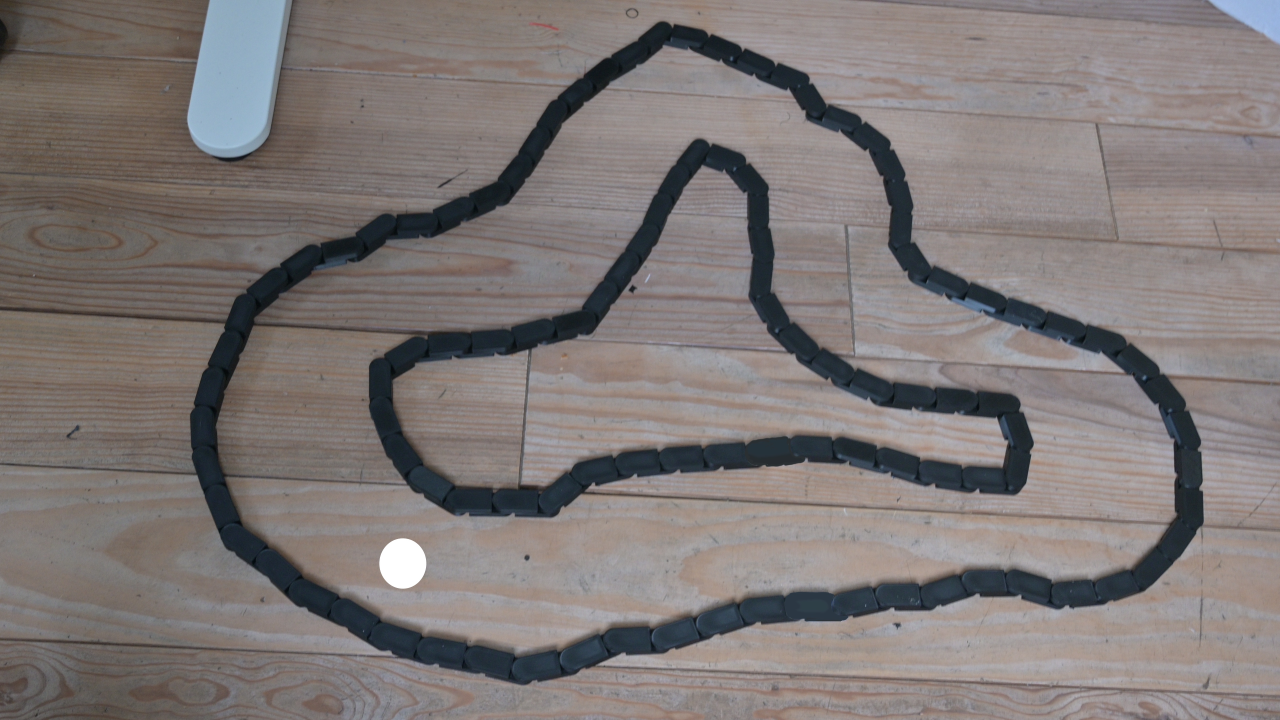
#> input picture CPP_Complete/HelpFiles/OLD_CPP_Project/old_project/Simulation/Image1.jpg, 3840 x 2160 px (shown at 1/3 size)
$ python -i autonomous_centerline_controller_pure_pursuit_delay_fixed.py   (imports and definitions only)
#> lines starting #> are read from the running program, lines starting #| are printed output that depends on the picture; after the words box and inside, x2 and y2 are one past the last pixel; in counts of white or black regions, pixels touching at a corner belong together
#> further down, picture is the input picture: shape (2160, 3840, 3); mean B, G, R 118, 119.3, 126
"""
autonomous_centerline_controller.py
===================================
One-file autonomous controller for the BLE RC car.

What this file does:
- connects to the car over BLE (or runs with --no-ble)
- runs the same vision tracker / centerline logic as your current collector
- computes autonomous steering + speed from the live tracked pose
- sends BLE packets directly to the car
- logs both drive commands and tracker signals to CSV

Run with BLE:
    python autonomous_centerline_controller.py --address ED:5C:23:84:48:8D

Run without BLE:
    python autonomous_centerline_controller.py --no-ble

CV window keys:
    M = build centerline from current frame
    R = start/stop logging
    A = toggle autonomous mode on/off
    V = toggle mask view
    L = toggle lighting mode
    D = debug overlay
    Q = quit
"""

import argparse
import asyncio
import csv
import math
import os
import queue
import sys
import threading
import time
from pathlib import Path
from typing import Optional
import re

try:
    from bleak import BleakClient, BleakScanner
    from bleak.exc import BleakDeviceNotFoundError
except ImportError:
    BleakClient = None
    BleakScanner = None
    BleakDeviceNotFoundError = None

try:
    import cv2
    import numpy as np
    from scipy.spatial import cKDTree
    HAS_CV = True
except ImportError as _e:
    HAS_CV = False
    print(f"[WARN] Vision disabled: {_e}  (pip install opencv-python numpy scipy)")
    sys.exit(1)

# =============================================================================
# BLE packet layer
# =============================================================================

WRITE_UUID = "6e400002-b5a3-f393-e0a9-e50e24dcca9e"
HEADER = bytes.fromhex("bf0a00082800")
TAIL = 0x4E
BRAKE_PACKET = bytes.fromhex("bf0a000828000000000000000100ba")
IDLE_PACKET = bytes.fromhex("bf0a0008280000000000000000004e")

B_PER_DEG = 16000.0 / 90.0
CONTROL_HZ = 20.0


def s16le(v: float) -> bytes:
    iv = max(-32768, min(32767, int(round(v))))
    return iv.to_bytes(2, byteorder="little", signed=True)


def build_packet(a: float, b: float, c: float) -> bytes:
    return HEADER + s16le(a) + s16le(b) + s16le(c) + s16le(0) + bytes([TAIL])


class DummyBleClient:
    def __init__(self):
        self.is_connected = True

    async def write_gatt_char(self, uuid, data, response=False):
        return None


def _looks_like_mac(s: str) -> bool:
    return bool(re.fullmatch(r"([0-9A-Fa-f]{2}:){5}[0-9A-Fa-f]{2}", s or ""))


def _looks_like_uuid(s: str) -> bool:
    return bool(re.fullmatch(r"[0-9A-Fa-f]{8}-[0-9A-Fa-f]{4}-[0-9A-Fa-f]{4}-[0-9A-Fa-f]{4}-[0-9A-Fa-f]{12}", s or ""))


def _normalize_mac(s: str) -> str:
    return re.sub(r"[^0-9A-Fa-f]", "", s or "").lower()


# [6 lines not run here, left out]


# [8 lines left out: function _print_ble_devices, not called in this run]


# [55 lines not run here, left out]


# =============================================================================
# Shared state
# =============================================================================

state = {
    "speed": 0.0,
    "turn_deg": 0.0,
    "target_deg": 0.0,
    "max_deg": 12.0,
    "steer_smooth": 55.0,
    "ratio": 0.80,
    "c_sign": -1.0,
    "max_speed": 6000.0,
    "speed_step": 90.0,
    "speed_k": 0.03,
    "braking": False,
    "logging": False,
    "log_path": "",
    "auto_enabled": True,
    "auto_steer_sign": 1.0,
    "last_good_theta": None,
    "v_ref_raw": 0.0,
    "delta_cmd": 0.0,
    "status": "INIT",
    "last_e_lat": 0.0,
    "last_e_head_deg": 0.0,
    "last_track_t": 0.0,
    "flip_centerline": False,
    "drive_bias_deg": 0.0,
    "last_delta_for_speed": 0.0,
    "pp_target_x": float("nan"),
    "pp_target_y": float("nan"),
    "pp_alpha_deg": 0.0,
    "pp_lookahead_px": 0.0,
    "e_lat_filt": 0.0,
    "pp_alpha_filt": 0.0,
    "e_lat_rate_filt": 0.0,
    "pp_alpha_rate_filt": 0.0,
}

ble_client = None
log_file = None
log_writer = None
_cv_stop = threading.Event()
_new_centerline = [None]


# =============================================================================
# Utility helpers
# =============================================================================

def clamp(v: float, lo: float, hi: float) -> float:
    return max(lo, min(hi, v))


def sign_nonzero(v: float) -> float:
    return -1.0 if v < 0 else 1.0


def wrap_pi(a: float) -> float:
    return (a + math.pi) % (2.0 * math.pi) - math.pi


# [14 lines left out: function compute_abc, not called in this run]


# =============================================================================
# Logging
# =============================================================================

_VISION_FIELDS = [
    "t_ms", "dt_ms", "mode", "used_meas", "holding",
    "meas_cx", "meas_cy",
    "kf_x", "kf_y", "kf_vx", "kf_vy",
    "blend_x", "blend_y", "ctrl_x", "ctrl_y",
    "blend_src", "blend_a", "speed_px_s",
    "theta_deg", "theta_src", "step_px",
    "mu_cv", "mu_ct", "omega_deg_s",
    "e_lat", "e_head_deg",
]

_DRIVE_FIELDS = [
    "timestamp", "a_sent", "speed_raw", "speed_drop",
    "turn_deg", "target_deg", "b_val", "c_val", "cb_ratio_live",
    "ratio_setting", "c_sign", "max_deg", "steer_smooth",
    "max_speed", "speed_step", "speed_k", "braking",
    "auto_enabled", "auto_speed_cmd", "auto_delta_cmd", "auto_status",
]

_vision_lock = threading.Lock()
_vision = {
    "t_ms": 0, "dt_ms": 0.0, "mode": "GLOBAL",
    "used_meas": False, "holding": False,
    "meas_cx": -1, "meas_cy": -1,
    "kf_x": 0.0, "kf_y": 0.0, "kf_vx": 0.0, "kf_vy": 0.0,
    "blend_x": 0.0, "blend_y": 0.0, "ctrl_x": 0.0, "ctrl_y": 0.0,
    "blend_src": "NONE", "blend_a": 0.0, "speed_px_s": 0.0,
    "theta_deg": float("nan"), "theta_src": "NONE", "step_px": 0.0,
    "mu_cv": 0.5, "mu_ct": 0.5, "omega_deg_s": 0.0,
    "e_lat": float("nan"), "e_head_deg": float("nan"),
    "pp_target_x": float("nan"), "pp_target_y": float("nan"),
    "pp_alpha_deg": float("nan"), "pp_lookahead_px": 0.0,
}


# [92 lines left out: functions log_row, start_logging, stop_logging, not called in this run]


# =============================================================================
# Vision settings and helpers
# =============================================================================

CAM_INDEX = 0
FRAME_W = 1280
FRAME_H = 720
VIDEO_FILE = None
CENTERLINE_CSV = "centerline.csv"

MOG2_HISTORY = 500
MOG2_VAR_THRESHOLD = 16
MOG2_SHADOWS = False
THRESH_FG = 200
OPEN_K = 5
CLOSE_K = 7
OPEN_IT = 1
CLOSE_IT = 2
MIN_AREA = 250
MAX_AREA = 250000
MIN_WH = 10
MAX_WH = 900
MIN_MOTION_PIXELS = 120
ROI_HALF_SIZE = 180
ROI_MARGIN = 20
ROI_FAIL_TO_GLOBAL = 10
GLOBAL_SEARCH_EVERY = 8
HOLD_AFTER_NO_MEAS = 3
RESET_VEL_AFTER_HOLD = True

CV_ACC_SIGMA = 200.0
CT_ACC_SIGMA = 30.0
CT_OMEGA_SIGMA = 0.3
CT_OMEGA_MAX = 6.0
CT_OMEGA_INIT_VAR = 0.01
MEAS_SIGMA_PX = 8.0
IMM_P_STAY_CV = 0.97
IMM_P_STAY_CT = 0.92
IMM_MU0 = [0.8, 0.2]

MEAS_GATE_PX = 70.0
MEAS_ALPHA_SLOW = 0.65
MEAS_ALPHA_FAST = 0.88
FAST_SPEED_PX_S = 450.0
MOTION_WINDOW = 1
MIN_STEP_DIST = 1.2
EMA_ALPHA_SLOW = 0.28
EMA_ALPHA_FAST = 0.70
PREDICT_DT_MIN = 0.060
PREDICT_DT_MAX = 0.180
MIN_SPEED_FOR_VEL_HEADING = 8.0
MIN_SPEED_FOR_PREDICT = 5.0
NEAREST_WIN = 40
HEADING_LEN = 90

MAP_N_SAMPLES = 1200
MAP_SMOOTH_WIN = 31
MAP_CLEAN_CLOSE_K = 31
MAP_CLEAN_CLOSE_ITER = 1
MAP_CLEAN_OPEN_K = 7
MAP_CLEAN_OPEN_ITER = 1
MAP_CLEAN_MAX_HOLE = 5000
MAP_CENTER_CLOSE_K = 7
MAP_CENTER_CLOSE_ITER = 2


class _LightingMode:
    MODES = ["AUTO_CLAHE", "NONE", "EQUALIZE", "GAMMA_BRIGHT", "GAMMA_DARK"]
    _idx = 0

    @classmethod
    def current(cls):
        return cls.MODES[cls._idx]

    # [4 lines left out: function next, not called in this run]


def _preprocess_lighting(bgr):
    mode = _LightingMode.current()
    if mode == "NONE":
        return bgr
    if mode == "EQUALIZE":
        lab = cv2.cvtColor(bgr, cv2.COLOR_BGR2LAB)
        l, a, b = cv2.split(lab)
        l = cv2.equalizeHist(l)
        return cv2.cvtColor(cv2.merge([l, a, b]), cv2.COLOR_LAB2BGR)
    if mode == "GAMMA_BRIGHT":
        lut = (np.power(np.arange(256) / 255.0, 0.5) * 255).astype(np.uint8)
        return lut[bgr]
    if mode == "GAMMA_DARK":
        lut = (np.power(np.arange(256) / 255.0, 1.8) * 255).astype(np.uint8)
        return lut[bgr]
    lab = cv2.cvtColor(bgr, cv2.COLOR_BGR2LAB)
#> lab: shape (2160, 3840, 3); mean of channels 0, 1, 2 128.3, 130.4, 129.6
    l, a, b = cv2.split(lab)
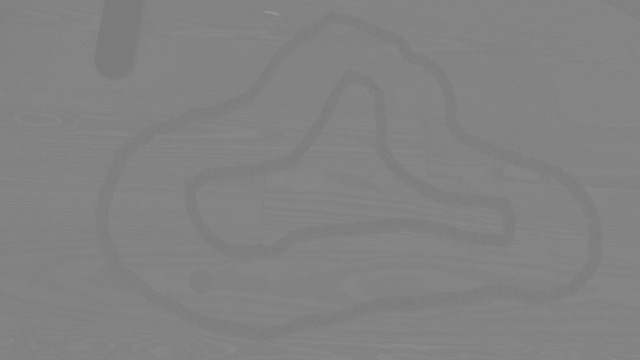
#> a: shape (2160, 3840) (shown at 1/6 size); min 120, max 158, mean 130.4
    clahe = cv2.createCLAHE(clipLimit=3.0, tileGridSize=(8, 8))
    l = clahe.apply(l)
    return cv2.cvtColor(cv2.merge([l, a, b]), cv2.COLOR_LAB2BGR)


# [20 lines left out: functions _draw_arrow, _ema_angle, not called in this run]


def _adaptive_alpha(speed):
    t = clamp(speed / FAST_SPEED_PX_S, 0.0, 1.0)
    return (1 - t) * EMA_ALPHA_SLOW + t * EMA_ALPHA_FAST


def _adaptive_meas_alpha(speed):
    t = clamp(speed / FAST_SPEED_PX_S, 0.0, 1.0)
    return (1 - t) * MEAS_ALPHA_SLOW + t * MEAS_ALPHA_FAST


class _CamThread:
    # [66 lines left out: functions __init__, start, _reader, read_latest, stop, not called in this run]


def _build_mog2():
    return cv2.createBackgroundSubtractorMOG2(MOG2_HISTORY, MOG2_VAR_THRESHOLD, MOG2_SHADOWS)


# [96 lines left out: functions _clean_mask, _clamp_roi, _make_roi, _pick_contour, _ensure_closed, _load_centerline, not called in this run]


def _save_centerline(path, pts, W, H):
    with open(path, "w", newline="", encoding="utf-8") as f:
        f.write(f"# W={W} H={H}\nx,y\n")
        for p in pts:
            f.write(f"{p[0]:.3f},{p[1]:.3f}\n")


# [70 lines left out: functions _nearest_on_polyline, _avg_segment_len, _advance_along_path, not called in this run]


def _dynamic_lookahead_px(speed_px_s):
    return float(clamp(88.0 + 0.78 * speed_px_s, 88.0, 170.0))


# [4 lines left out: function _draw_centerline, not called in this run]


def _keep_largest(mask255):
    n, labels, stats, _ = cv2.connectedComponentsWithStats((mask255 > 0).astype(np.uint8), connectivity=8)
    if n <= 1:
        return mask255.copy()
    best = 1 + int(np.argmax(stats[1:, cv2.CC_STAT_AREA]))
    out = np.zeros_like(mask255)
    out[labels == best] = 255
    return out


def _fill_holes(mask255, max_hole):
    inv = cv2.bitwise_not(mask255)
    n, labels, stats, _ = cv2.connectedComponentsWithStats((inv > 0).astype(np.uint8), connectivity=8)
    out = mask255.copy()
    h, w = mask255.shape
    for lab in range(1, n):
        area = stats[lab, cv2.CC_STAT_AREA]
        x = stats[lab, cv2.CC_STAT_LEFT]
        y = stats[lab, cv2.CC_STAT_TOP]
        ww = stats[lab, cv2.CC_STAT_WIDTH]
        hh = stats[lab, cv2.CC_STAT_HEIGHT]
        if x == 0 or y == 0 or x + ww >= w or y + hh >= h:
            continue
        if area <= max_hole:
            out[labels == lab] = 255
    return out


def _build_free_white(bgr):
    h, w = bgr.shape[:2]
    hsv = cv2.cvtColor(bgr, cv2.COLOR_BGR2HSV)
#> hsv: shape (2160, 3840, 3); mean H, S, V 47.4, 33.5, 139.5

    red1 = cv2.inRange(hsv, (0, 70, 50), (12, 255, 255))
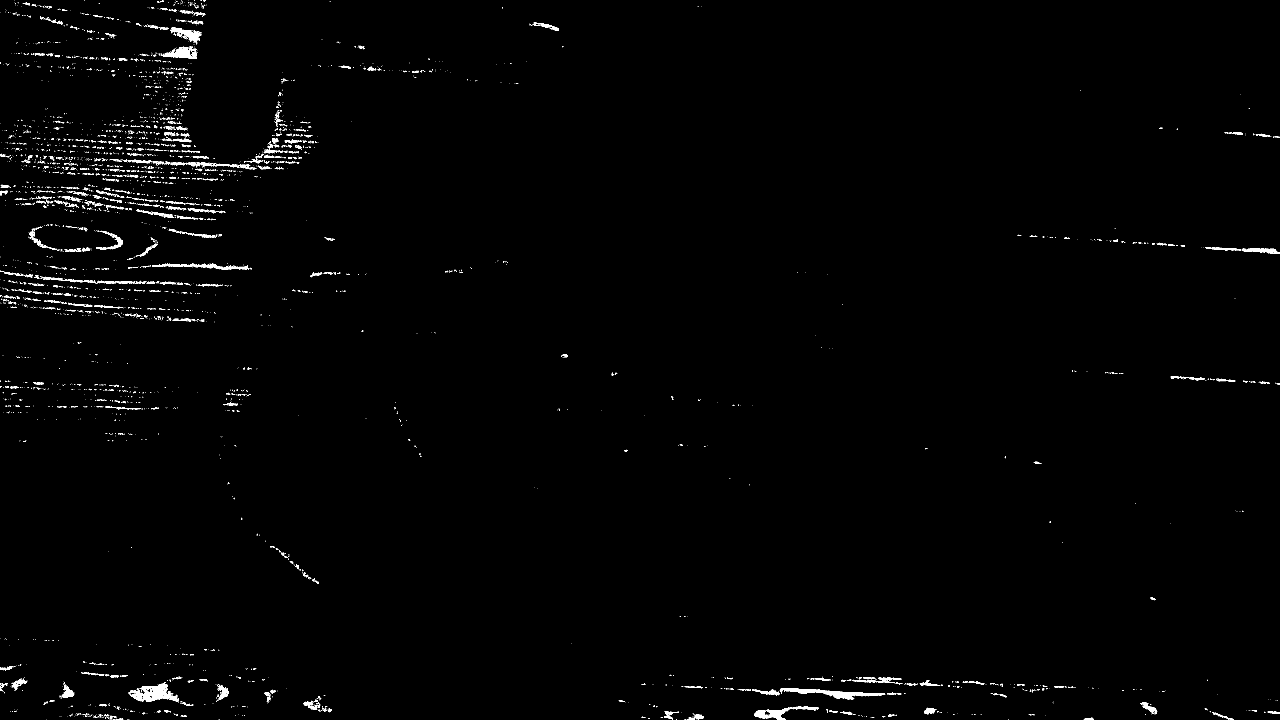
#> red1: shape (2160, 3840) (shown at 1/3 size); 0.83% white; 4380 white regions (3858 under 20 px), largest, box (x1, y1, x2, y2) and area: (385, 2047, 536, 2106) 3591, (2339, 2065, 2656, 2099) 3473, (2262, 2120, 2456, 2160) 2409
    red2 = cv2.inRange(hsv, (168, 70, 50), (179, 255, 255))
#> red2: shape (2160, 3840); 0% white; 34 white regions (30 under 20 px), largest, box (x1, y1, x2, y2) and area: (1640, 74, 1660, 85) 81, (1589, 68, 1602, 76) 75, (1608, 71, 1626, 78) 72, (1631, 75, 1640, 82) 21
    red = cv2.bitwise_or(red1, red2)

    ys, xs = np.where(red > 0)
    if len(xs) < 50:
        raise RuntimeError("Not enough red pixels — check lighting / track visible")

    pts = np.column_stack([xs, ys]).astype(np.float32)
#> pts = 69515 pairs, first value 0 to 3839, second value 0 to 2159
    hull = cv2.convexHull(pts).reshape(-1, 1, 2).astype(np.int32)
#> hull = contour of 15 points, box (x1, y1, x2, y2) (0, 0, 3840, 2160), area 7984030
    roi_mask = np.zeros((h, w), np.uint8)
    cv2.fillConvexPoly(roi_mask, hull, 255)
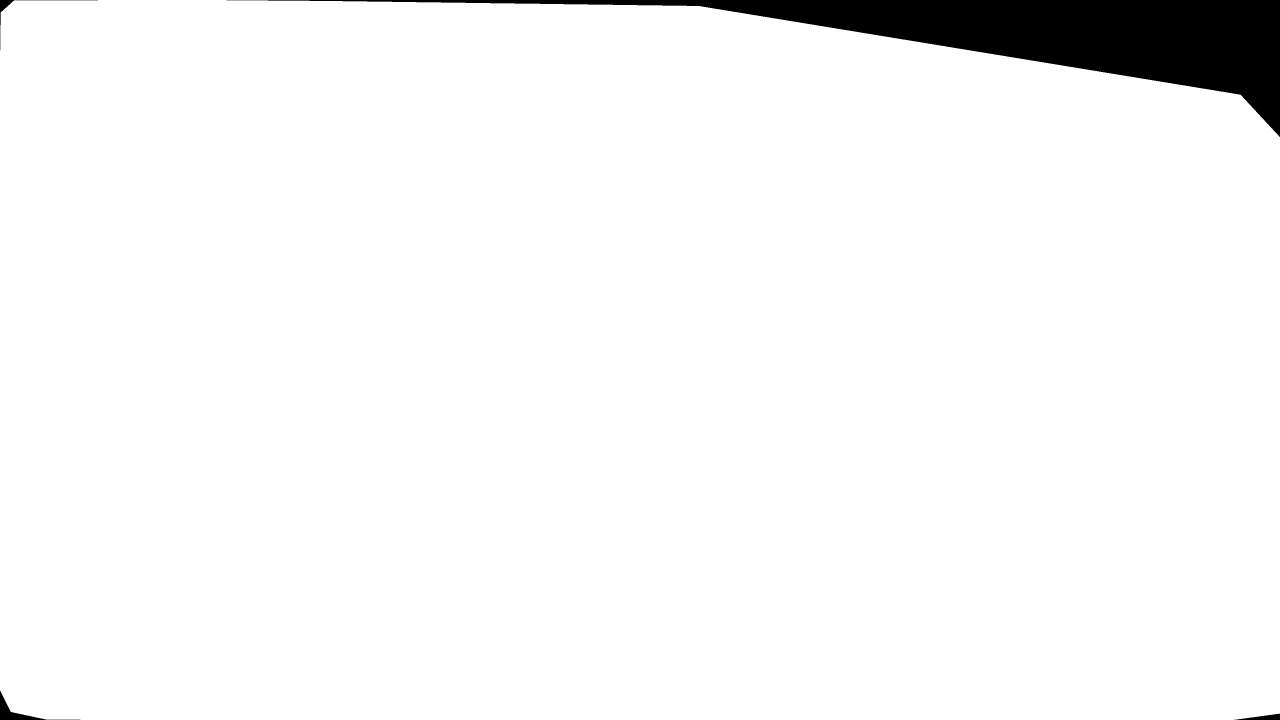
#> roi_mask: shape (2160, 3840) (shown at 1/3 size); 96.3% white; 4 black regions, box (x1, y1, x2, y2) and area: (679, 0, 3840, 411) 298746, (0, 2072, 241, 2160) 3287, (3703, 2141, 3840, 2160) 1339, (0, 0, 294, 151) 1258

    white = cv2.inRange(hsv, (0, 0, 180), (179, 70, 255))
#> white: shape (2160, 3840); 19.9% white; 18229 white regions (15965 under 20 px), largest, box (x1, y1, x2, y2) and area: (1738, 1488, 3478, 1840) 231684, (1799, 1794, 3671, 2071) 167742, (562, 0, 859, 471) 106593
    white = cv2.bitwise_and(white, roi_mask)
#> white: shape (2160, 3840); 19.6% white; 17216 white regions (15055 under 20 px), largest, box (x1, y1, x2, y2) and area: (1738, 1488, 3478, 1840) 231684, (1799, 1794, 3671, 2071) 167742, (562, 0, 859, 471) 106358

    barriers = cv2.bitwise_or(red, white)
    barriers = cv2.bitwise_and(barriers, roi_mask)

    e5 = cv2.getStructuringElement(cv2.MORPH_ELLIPSE, (5, 5))
    e7 = cv2.getStructuringElement(cv2.MORPH_ELLIPSE, (7, 7))
    e9 = cv2.getStructuringElement(cv2.MORPH_ELLIPSE, (9, 9))
    barriers = cv2.morphologyEx(barriers, cv2.MORPH_OPEN, e5, iterations=1)
#> barriers: shape (2160, 3840); 16.5% white; 2666 white regions (422 under 20 px), largest, box (x1, y1, x2, y2) and area: (2108, 1523, 3388, 1789) 122248, (562, 0, 859, 471) 106319, (2462, 1794, 3402, 2057) 99989
    barriers = cv2.morphologyEx(barriers, cv2.MORPH_CLOSE, e7, iterations=3)
#> barriers: shape (2160, 3840); 22.1% white; 702 white regions (119 under 20 px), largest, box (x1, y1, x2, y2) and area: (1033, 1392, 3477, 1951) 406884, (1783, 1794, 3671, 2083) 228698, (1535, 1174, 3019, 1445) 127919
    barriers = cv2.dilate(barriers, e9, iterations=1)
#> barriers: shape (2160, 3840); 28.1% white; 545 white regions, largest, box (x1, y1, x2, y2) and area: (752, 1388, 3481, 1955) 542502, (1779, 1790, 3675, 2087) 267001, (1700, 234, 2645, 714) 159614

    walls = cv2.bitwise_or(barriers, cv2.bitwise_not(roi_mask))
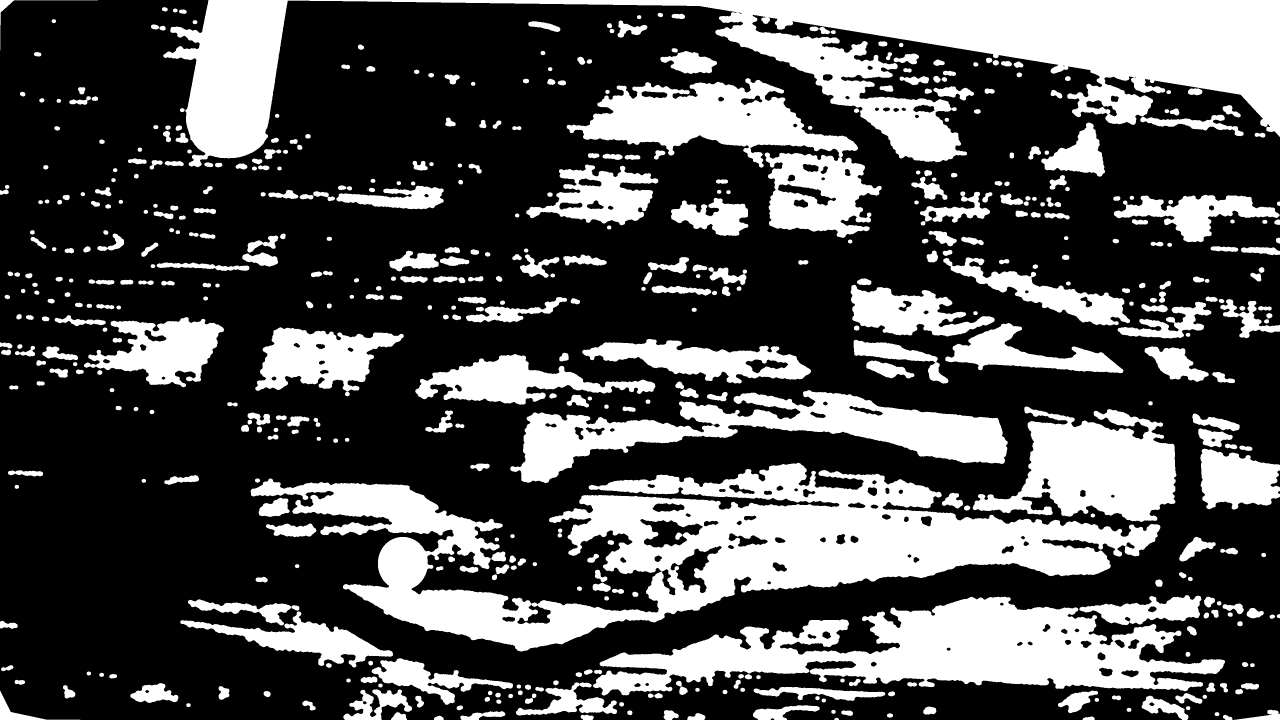
#> walls: shape (2160, 3840) (shown at 1/3 size); 31.7% white; 537 white regions, largest, box (x1, y1, x2, y2) and area: (752, 1388, 3481, 1955) 542502, (490, 0, 3840, 502) 530556, (1779, 1790, 3675, 2087) 267001
    flood = walls.copy()
    ffmask = np.zeros((h + 2, w + 2), np.uint8)
    cv2.floodFill(flood, ffmask, (0, 0), 128)
#> flood: shape (2160, 3840); 0.02% of pixels changed, all inside (x1, y1, x2, y2) = (0, 0, 294, 151)
    outside = ((flood == 128).astype(np.uint8) * 255)
#> outside: shape (2160, 3840); 0.02% white; 1 white region, box (x1, y1, x2, y2) and area: (0, 0, 294, 151) 1258
#> (the rest of the program and of its run is left out)
